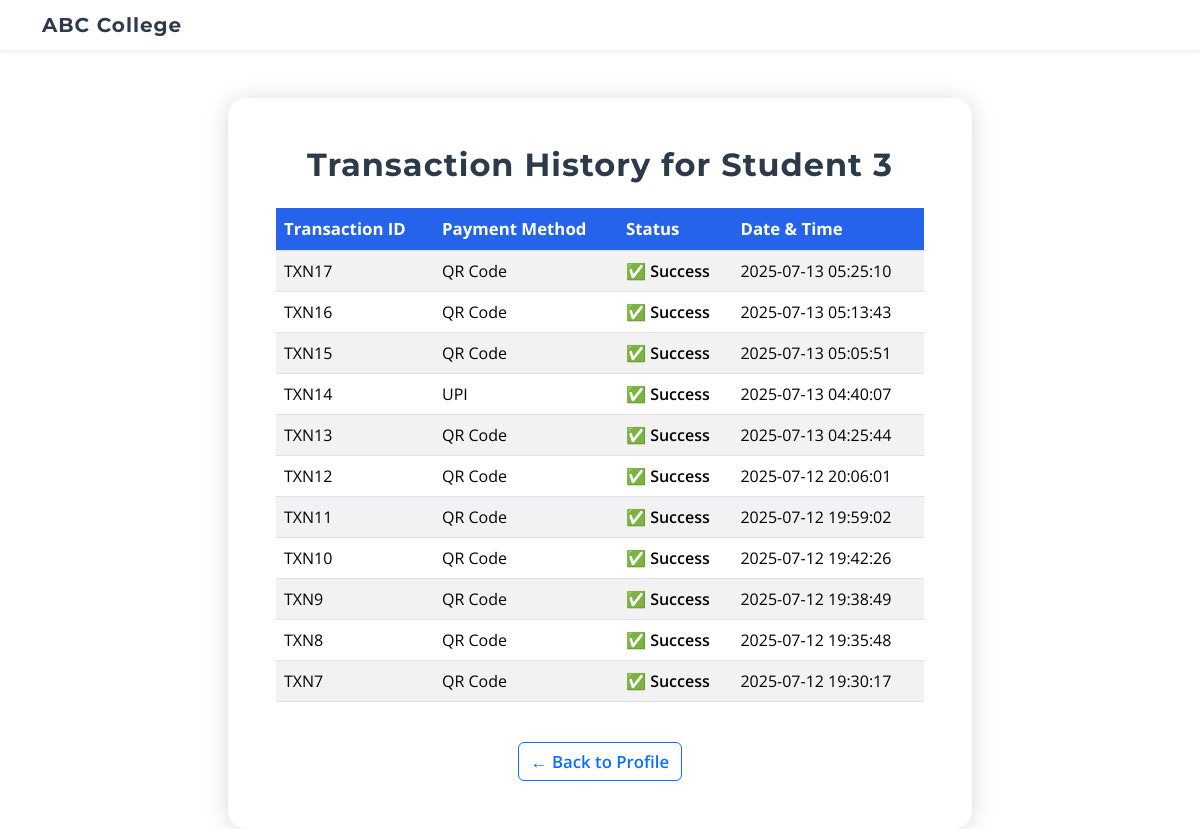
Screenshot of /transaction_history (signed in) with the database file from the repository.
### app.py (models this page shows)
class User(db.Model):
    id = db.Column(db.Integer, primary_key=True)
    usn = db.Column(db.String(20), unique=True, nullable=False)
    name = db.Column(db.String(100))
    email = db.Column(db.String(100), unique=True, nullable = False)
    password = db.Column(db.String(100))
    fee_paid = db.Column(db.Boolean, default=False)
    photo_path = db.Column(db.String(200))  # Add this to User model

class HallTicket(db.Model):
    id = db.Column(db.Integer, primary_key=True)
    user_id = db.Column(db.Integer, db.ForeignKey('user.id'), nullable=False)
    course = db.Column(db.String(100))
    semesters = db.Column(db.String(200))
    subjects = db.Column(db.String(300))
    payment_method = db.Column(db.String(50))
    date = db.Column(db.DateTime, default=lambda: datetime.now(timezone.utc))

### app.py (the view)
@app.route('/transaction_history')
def transaction_history():
    usn = session.get('usn')
    user = User.query.filter_by(usn=usn).first()
    tickets = HallTicket.query.filter_by(user_id=user.id).order_by(HallTicket.id.desc()).all()
    return render_template('transaction_history.html', tickets=tickets, username=user.name)

### templates/transaction_history.html (shortened to what this page needs)
<!DOCTYPE html>
<html lang="en">
<head>
    <link href="https://cdn.jsdelivr.net/npm/bootstrap@5.3.2/dist/css/bootstrap.min.css" rel="stylesheet">
</head>
<body>
    <nav class="navbar navbar-light shadow-sm mb-5">
        <div class="container">
            <span class="navbar-brand mb-0 h1 college-title">ABC College</span>
        </div>
    </nav>
    <div class="container d-flex align-items-center justify-content-center" style="min-height: 80vh;">
        <div class="col-md-10 col-lg-8 history-card p-5">
            <h2 class="mb-4 college-title text-center">Transaction History for {{ username }}</h2>
            <div class="table-responsive mb-4">
                <table class="table table-striped table-hover align-middle">
                    <thead>
                        <tr>
                            <th>Transaction ID</th>
                            <th>Payment Method</th>
                            <th>Status</th>
                            <th>Date & Time</th>
                        </tr>
                    </thead>
                    <tbody>
                        {% for ticket in tickets %}
                        <tr>
                            <td>TXN{{ ticket.id }}</td>
                            <td>{{ ticket.payment_method or 'N/A' }}</td>
                            <td class="status-success">✅ Success</td>
                            <td>
                                {% if ticket.date %}
                                    {{ ticket.date.strftime('%Y-%m-%d %H:%M:%S') }}
                                {% else %}
                                    N/A
                                {% endif %}
                            </td>
                        </tr>
                        {% else %}
                        <tr>
                            <td colspan="4" class="text-center text-muted">No transactions found.</td>
                        </tr>
                        {% endfor %}
                    </tbody>
                </table>
            </div>
            <div class="text-center">
                <a href="{{ url_for('profile') }}" class="btn btn-outline-primary back-link">&larr; Back to Profile</a>
            </div>
        </div>
    </div>
</body>
</html>

### templates/transaction_history.html (style rules this page uses)
body { background-image: url('https://images.unsplash.com/photo-1607237138185-eedd9c632b0b?q=80&w=1074&auto=format&fit=crop&ixlib=rb-4.1.0&ixid=M3wxMjA3fDB8MHxwaG90by1wYWdlfHx8fGVufDB8fHx8fA%3D%3D'); background-size: cover; background-position: center; min-height: 100vh; font-family: 'Open Sans', Arial, sans-serif; }
.history-card { background: rgba(255,255,255,0.85); border-radius: 1.2rem; box-shadow: 0 2px 24px rgba(0,0,0,0.15); backdrop-filter: blur(2px); }
.college-title { font-family: 'Montserrat', Arial, sans-serif; font-weight: 700; color: #2d3a4a; letter-spacing: 1px; }
.table thead th { background: #2563eb; color: #fff; font-size: 1.05rem; }
.status-success { color: #22c55e; font-weight: 600; }
.navbar { background: rgba(255,255,255,0.92) !important; }
.back-link { font-size: 1.05rem; font-weight: 600; }

### rows the page displays
User: name "Student 3"
HallTicket: id "17", payment_method "QR Code", date "2025-07-13 05:25:10"
HallTicket: id "16", payment_method "QR Code", date "2025-07-13 05:13:43"
HallTicket: id "15", payment_method "QR Code", date "2025-07-13 05:05:51"
HallTicket: id "14", payment_method "UPI", date "2025-07-13 04:40:07"
HallTicket: id "13", payment_method "QR Code", date "2025-07-13 04:25:44"
HallTicket: id "12", payment_method "QR Code", date "2025-07-12 20:06:01"
HallTicket: id "11", payment_method "QR Code", date "2025-07-12 19:59:02"
HallTicket: id "10", payment_method "QR Code", date "2025-07-12 19:42:26"
HallTicket: id "9", payment_method "QR Code", date "2025-07-12 19:38:49"
HallTicket: id "8", payment_method "QR Code", date "2025-07-12 19:35:48"
HallTicket: id "7", payment_method "QR Code", date "2025-07-12 19:30:17"
